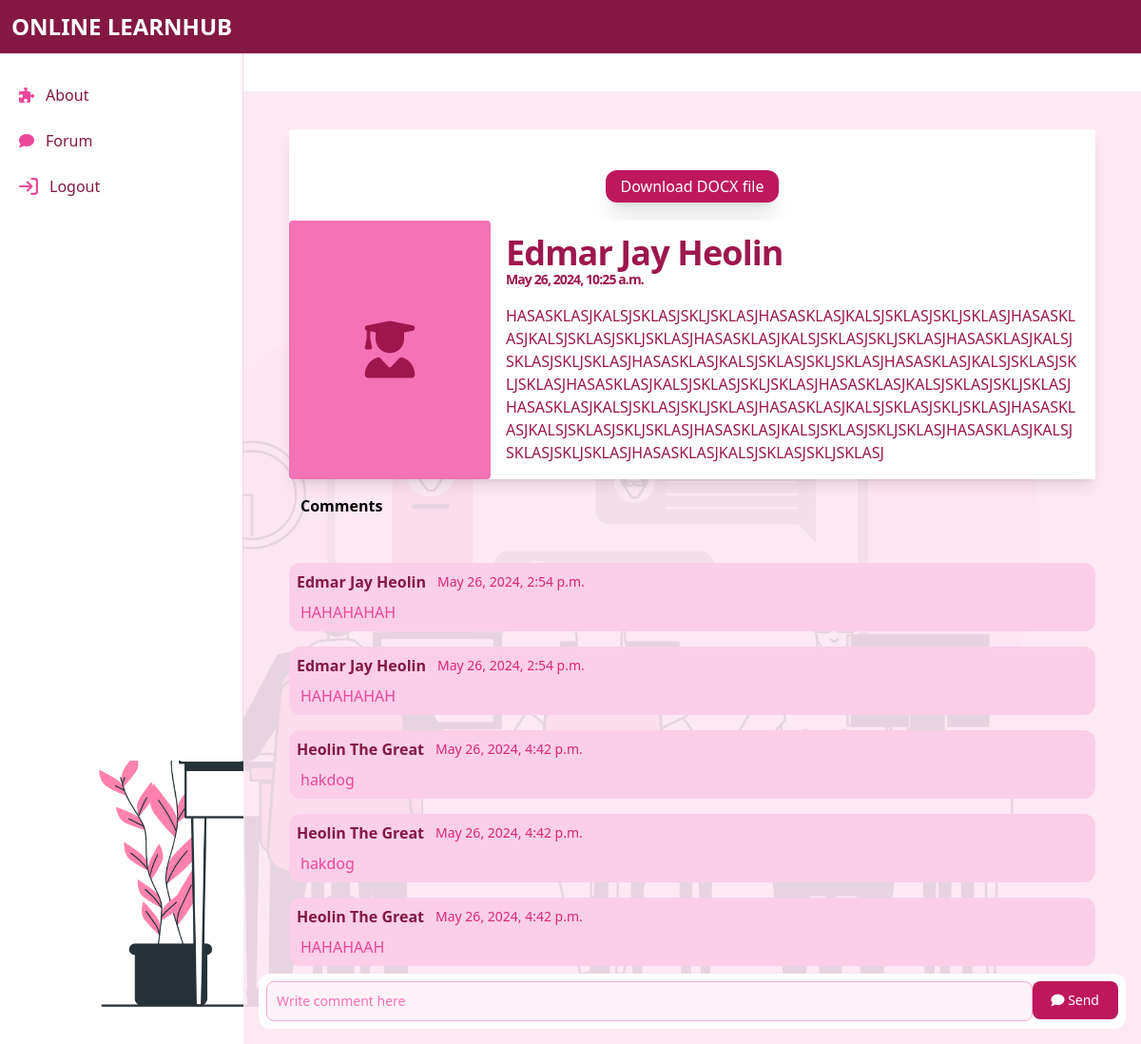
The app's page /forum_page?forum_id=6 with its own data.
### users/models.py (models this page shows)
class Forum(models.Model):
    title = models.CharField(max_length=10000)
    file = models.FileField(
        upload_to='media/announcement',
        validators=[
            FileExtensionValidator(allowed_extensions=['png', 'jpeg', 'jpg', 'pdf', 'word', 'ppt', 'xlsx', 'csv', 'gif'])
        ],
        null=True,  # Allow null values
        blank=True  # Also allow empty values (in forms)
    )
    upload_date = models.DateTimeField(default=now)
    description = models.TextField()
    uploader = models.ForeignKey(User, on_delete=models.CASCADE)

class Comments(models.Model):
    post = models.ForeignKey(Forum, on_delete=models.CASCADE)
    commentors = models.ForeignKey(User, on_delete=models.CASCADE)
    comment = models.TextField()
    comment_date = models.DateTimeField(default=now)

### users/views.py (the view)
# urls.py: path('forum_page', views.forum_page, name='forum_page'),
def forum_page(request):
    forums = Forum.objects.annotate(comment_count=Count('comments')).order_by('-upload_date')
    if request.method == 'POST':
        comment = request.POST['comment']
        post_id = request.POST['post']  # Retrieve the post ID
        forum = get_object_or_404(Forum, pk=post_id)
        new_comment = Comments.objects.create(comment=comment, commentors=request.user, post=forum)
        new_comment.save()
    forum_id = request.GET.get('forum_id')
    forum = Forum.objects.get(id=forum_id)
    comments = Comments.objects.filter(post=forum)
    context = {
        'forum': forum,
        'comments': comments,
    }
    return render(request, 'student/forumPost.html', context)

### users/templates/student/forumPost.html (shortened to what this page needs)
{% load static tailwind_tags %}
<!DOCTYPE html>
<html lang="en">
	<head>
		<link
			rel="stylesheet"
			href="https://cdnjs.cloudflare.com/ajax/libs/font-awesome/6.5.2/css/all.min.css" />
		<link
			href="https://cdnjs.cloudflare.com/ajax/libs/flowbite/2.3.0/flowbite.min.css"
			rel="stylesheet" />
		<link
			rel="stylesheet"
			href="{% static 'css/style.css' %}" />
		{% tailwind_css %}
	</head>
	<body class="bg">
		{% include 'includes/student_sidebar.html' %}
		<div class="p-2 sm:p-4 sm:ml-64 mt-24 bg-pink-100/90">
			<div class="">
				<div class="flex items-center justify-start">
					<div class="px-1 sm:px-8 py-1 sm:py-6">
						<div class="flex flex-col w-full bg-white rounded shadow-lg">
						<div class="w-full h-fit bg-top bg-cover rounded-t">
							{% if forum.file %}
								{% with file_extension=forum.file.name|lower|slice:"-4:" %}
									{% if file_extension == '.png' or file_extension == '.jpg' or file_extension == '.jpeg' or file_extension == '.gif' %}
										<center>
											<img src="{{ forum.file.url }}" alt="Attached image" width="40%" class="my-8 rounded-xl" />
										</center>
									{% elif file_extension == '.pdf' or file_extension == '.ppt' or file_extension == 'pptx' or file_extension == '.doc' or file_extension == '.docx' %}
										<center>
											<a href="{{ forum.file.url }}" download class="my-8 rounded-xl bg-pink-700 text-white py-1.5 px-4 text-left shadow-xl hover:scale-110 duration-300">Download {{ file_extension|slice:1|upper }} file</a>
										</center>
									{% else %}
										<center>
											<br><br>
											<a href="{{ forum.file.url }}" download class="my-12 rounded-xl bg-pink-700 text-white py-1.5 px-4 text-left shadow-xl hover:scale-110 duration-300">Download {{ file_extension|slice:100|upper }} file</a>
										<br><br></center>
									{% endif %}
								{% endwith %}
								{% else %}
								<img
									src="{% static 'img/forum.png' %}" draggable="false"
									alt="" />
							{% endif %}
						</div>
						<div class="flex flex-col w-full md:flex-row bg-white">
							<div
								class="flex flex-row justify-around p-4 font-bold leading-none text-pink-800 uppercase bg-pink-400 rounded md:flex-col md:items-center md:justify-center md:w-1/4">
								<i class="fas fa-user-graduate text-6xl"></i>
							</div>
							<div class="p-4 font-normal text-pink-800 md:w-3/4">
								<h1 class="mb-4 text-4xl font-bold leading-none tracking-tight text-pink-800">
									{{forum.uploader.first_name}}
									<br />
									<p class="text-sm">{{forum.upload_date}}</p>
								</h1>
								<p class="leading-normal break-all">{{forum.description}}</p>
							</div>
						</div>
					</div>
						<p class="ml-3 py-4 font-bold">Comments</p>
					</div>
				</div>
				<div>
					{% for comment in comments %}
					<div class="flex flex-col py-2 px-8">
						<div class="bg-pink-200 p-2 rounded-xl">
							<div class="flex justify-between items-center mb-2">
								<div class="flex items-center">
									<p class="inline-flex items-center mr-3 text-md text-pink-900 font-bold">
										{{comment.commentors.first_name}}
									</p>
									<p class="text-sm text-pink-600">{{comment.comment_date}}</p>
								</div>
							</div>
							<p class="text-pink-500 ml-1">{{comment.comment}}</p>
						</div>
					</div>
					{% endfor %}
				</div>
				<form
					class="flex w-full p-2 bg-white py-2 sticky bottom-0 left-0 rounded-xl"
					action="#"
					method="post"
					enctype="multipart/form-data">
					<div class="col-span-2 flex-grow">
						<input
							type="text"
							name="comment"
							id="title"
							class="bg-pink-50 border border-pink-300 text-pink-900 text-sm rounded-lg focus:ring-blue-500 focus:border-blue-500 block w-full p-2.5 placeholder-pink-400"
							placeholder="Write comment here"
							required />
					</div>
					<div>
						<div>
						<button
							type="submit"
							class="w-lg text-white bg-pink-700 hover:bg-pink-800 focus:ring-4 focus:outline-none focus:ring-pink-300 font-medium rounded-lg text-sm px-5 py-2.5 text-center">
							<i class="fa fa-comment" aria-hidden="true"></i> Send
						</button>
					</div>
					</div>
				</form>
			</div>
		</div>
	</body>
</html>

### users/static/css/style.css (style rules this page uses)
.bg { background-image: linear-gradient(to bottom right, rgba(17, 24, 39, 0), rgba(17, 24, 39, 0)), url('../img/bg.png'); background-size: cover; background-repeat: no-repeat; background-attachment: fixed; }

### records on screen
Forum: uploader.first_name "Edmar Jay Heolin", upload_date "May 26, 2024, 10:25 a.m.", description "HASASKLASJKALSJSKLASJSKLJSKLASJHASASKLASJKALSJSKLASJSKLJSKLASJHASASKLASJKALSJSKLASJSKLJSKLASJHASASKLASJKALSJSKLASJSKLJSKLASJHASASKLASJKALSJSKLASJSKLJSKLASJHASASKLASJKALSJSKLASJSKLJSKLASJHASASKLASJKALSJSKLASJSKLJSKLASJHASASKLASJKALSJSKLASJSKLJSKLASJHASASKLASJKALSJSKLASJSKLJSKLASJHASASKLASJKALSJSKLASJSKLJSKLASJHASASKLASJKALSJSKLASJSKLJSKLASJHASASKLASJKALSJSKLASJSKLJSKLASJHASASKLASJKALSJSKLASJSKLJSKLASJHASASKLASJKALSJSKLASJSKLJSKLASJHASASKLASJKALSJSKLASJSKLJSKLASJ"
Comments: commentors.first_name "Edmar Jay Heolin", comment_date "May 26, 2024, 2:54 p.m.", comment "HAHAHAHAH"
Comments: commentors.first_name "Edmar Jay Heolin", comment_date "May 26, 2024, 2:54 p.m.", comment "HAHAHAHAH"
Comments: commentors.first_name "Heolin The Great", comment_date "May 26, 2024, 4:42 p.m.", comment "hakdog"
Comments: commentors.first_name "Heolin The Great", comment_date "May 26, 2024, 4:42 p.m.", comment "hakdog"
Comments: commentors.first_name "Heolin The Great", comment_date "May 26, 2024, 4:42 p.m.", comment "HAHAHAAH"

### other values on screen
{{ file_extension|slice:100|upper }} "DOCX"
